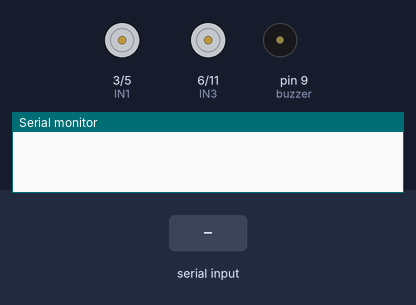
The sketch below on a simulated Arduino Uno, built with avr-gcc and run on an emulated ATmega328P. Parts: motor-driver pin pairs drawn as motors (green arrow = first pin HIGH = forward, orange = second pin HIGH = backward, longer = more drive), buzzer (waves = sounding, pin HIGH), the last lines printed to the serial monitor. The inputs (shaded band) are chosen by the test bench.

Above: at 1.2 s.
1.3 s: "F" received over Serial
At 2.0 s:
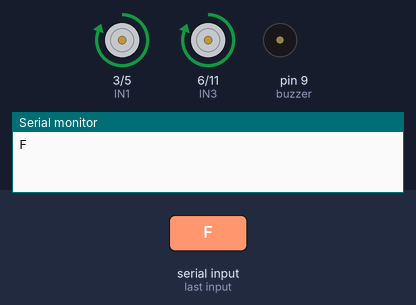
2.8 s: "B" received over Serial
At 3.1 s:
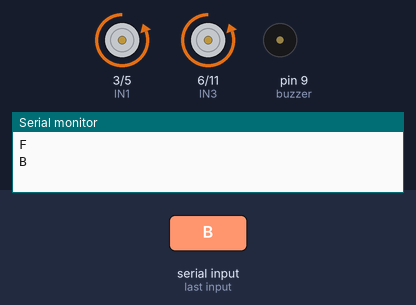
4.3 s: "L" received over Serial
At 5.5 s:
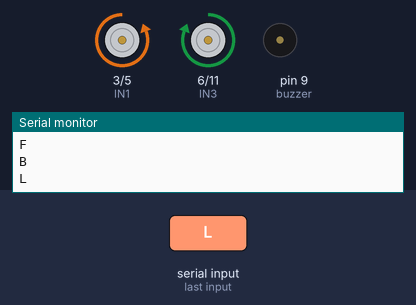
5.8 s: "R" received over Serial
At 6.6 s:
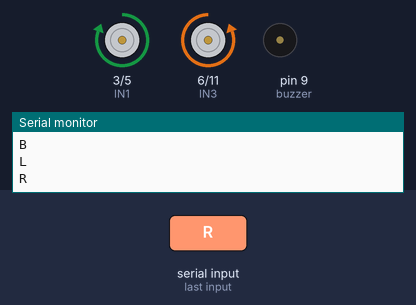
7.3 s: "Y" received over Serial
At 7.7 s:
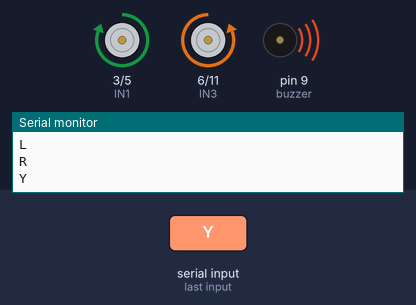
Timing chart, 0 to 10.3 s (numbered marks = the images above; inputs shaded):
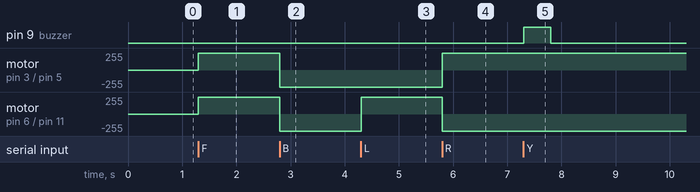

The sketch:

arduino_robot.ino
```cpp
// Pin Definitions
int IN1 = 3;
int IN2 = 5;
int IN3 = 6;
int IN4 = 11;

int buzzer =9;
char command; // For incoming Bluetooth command

void setup() {
  // Set motor pins as output
  pinMode(IN1, OUTPUT);
  pinMode(IN2, OUTPUT);
  pinMode(IN3, OUTPUT);
  pinMode(IN4, OUTPUT);
  pinMode(buzzer, OUTPUT);

  // Start serial for Bluetooth communication
  digitalWrite(buzzer, LOW);
  Serial.begin(9600);
}

void loop() {
  if (Serial.available()) {
    command = Serial.read();
    Serial.println(command);

    switch (command) {
      case 'F': // Forward
        digitalWrite(IN1, HIGH);
        digitalWrite(IN2, LOW);
        digitalWrite(IN3, HIGH);
        digitalWrite(IN4, LOW);
        break;

      case 'B': // Backward
        digitalWrite(IN1, LOW);
        digitalWrite(IN2, HIGH);
        digitalWrite(IN3, LOW);
        digitalWrite(IN4, HIGH);
        break;

      case 'L': // Left
        digitalWrite(IN1, LOW);
        digitalWrite(IN2, HIGH);
        digitalWrite(IN3, HIGH);
        digitalWrite(IN4, LOW);
        break;

      case 'R': // Right
        digitalWrite(IN1, HIGH);
        digitalWrite(IN2, LOW);
        digitalWrite(IN3, LOW);
        digitalWrite(IN4, HIGH);
        break;

      case 'S': // Stop
        digitalWrite(IN1, LOW);
        digitalWrite(IN2, LOW);
        digitalWrite(IN3, LOW);
        digitalWrite(IN4, LOW);
        break;

       case 'Y':  // Horn (Buzzer)
        digitalWrite(buzzer, HIGH);  // Turn buzzer on
        delay(500);                  // Buzz for half a second
        digitalWrite(buzzer, LOW);   // Turn buzzer off
        break;

    }
  }
}
```

Measured:
- after the input at 1.3 s, motor on pin 3 (IN1) / pin 5 (IN2), motor on pin 6 (IN3) / pin 11 (IN4): stopped → forward 255/255 at once
- after the input at 2.8 s, motor on pin 3 (IN1) / pin 5 (IN2), motor on pin 6 (IN3) / pin 11 (IN4): forward 255/255 → backward 255/255 at once
- after the input at 4.3 s, motor on pin 6 (IN3) / pin 11 (IN4): backward 255/255 → forward 255/255 at once
- after the input at 5.8 s, motor on pin 3 (IN1) / pin 5 (IN2): backward 255/255 → forward 255/255 at once; motor on pin 6 (IN3) / pin 11 (IN4): forward 255/255 → backward 255/255 at once
- after the input at 7.3 s, pin 9 (buzzer): LOW → HIGH at once, → LOW 0.50 s later
